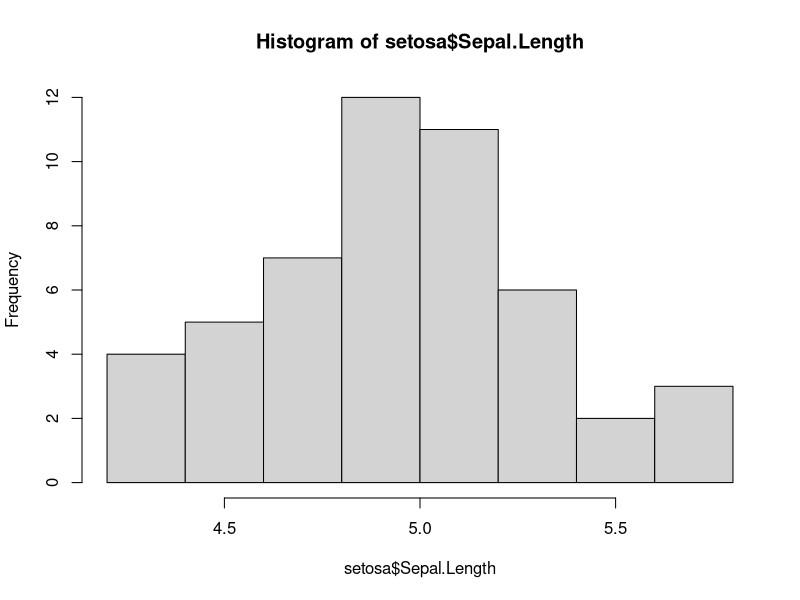

This figure's R source:
head(iris)
setosa <- iris[iris$Species == 'setosa',]
# develop some kde algorithm
# we have options of: data, bandwidth, kernel choice
# for now, we can use just the Gaussian kernel
# we can try to attempt bandwidth choice / cross-validation

# step 1, apply KDE with arbitrary bandwidth and Gauss kernel
# try to see if plot looks right

hist(setosa$Sepal.Length)
normal <- function(z) {
  exp((-z^2)/2) / sqrt(2 * pi)
}

kde <- function(x = setosa$Sepal.Length, h, K = normal) {
  n <- length(x)
  
  range_delta <- (range(x)[2] - range(x)[1]) / 3
  x_limits <- c(range(x)[1] - range_delta, range(x)[2] + range_delta)

  # Reference: https://stackoverflow.com/questions/4785657/how-to-draw-an-empty-plot
  plot(1, type="n", xlab="", ylab="", xlim=x_limits, ylim=c(-0.05, 1))
  abline(h = 0)
  points(x)
}


